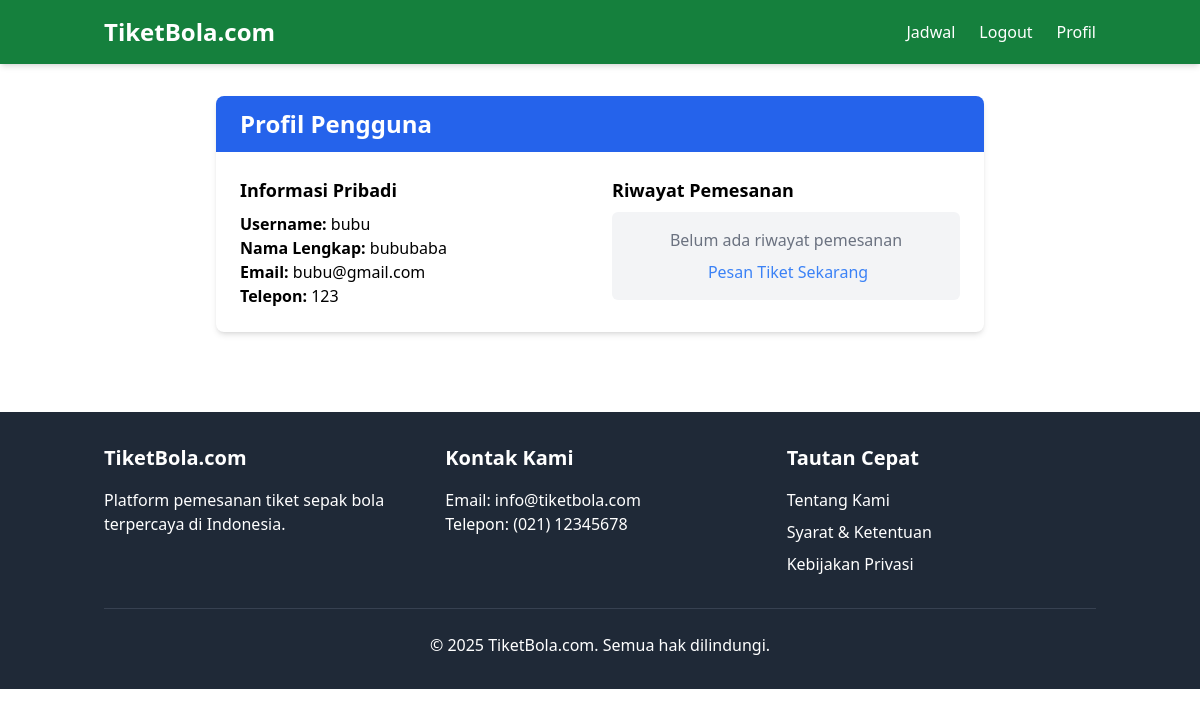
Screenshot of /profile.php (signed in) with the database file from the repository.
### tables this page shows
CREATE TABLE `users` (
  `id` int NOT NULL AUTO_INCREMENT,
  `username` varchar(50) NOT NULL,
  `password` varchar(255) NOT NULL,
  `email` varchar(100) NOT NULL,
  `full_name` varchar(100) NOT NULL,
  `phone` varchar(20) DEFAULT NULL,
  `is_admin` tinyint(1) DEFAULT '0',
  `created_at` timestamp NULL DEFAULT CURRENT_TIMESTAMP,
  PRIMARY KEY (`id`),
  UNIQUE KEY `username` (`username`),
  UNIQUE KEY `email` (`email`)
);

### profile.php (the view, shortened to what this page needs)
<?php
require_once 'config/database.php';
require_once 'includes/header.php';
$stmt = $pdo->prepare("SELECT * FROM users WHERE id = ?");
$stmt->execute([$_SESSION['user_id']]);
$user = $stmt->fetch();
$orders = $pdo->prepare("
    SELECT o.id, o.order_date, o.total_amount, o.status
    FROM orders o
    WHERE o.user_id = ?
    ORDER BY o.order_date DESC
    LIMIT 5
");
$orders->execute([$_SESSION['user_id']]);
$orders = $orders->fetchAll();
?>
<div class="container mx-auto px-4 py-8">
    <div class="max-w-3xl mx-auto bg-white rounded-lg shadow-md overflow-hidden">
        <div class="bg-blue-600 py-3 px-6">
            <h2 class="text-white text-2xl font-bold">Profil Pengguna</h2>
        </div>
        <div class="p-6">
            <div class="grid grid-cols-1 md:grid-cols-2 gap-6">
                <div>
                    <h3 class="text-lg font-semibold mb-2">Informasi Pribadi</h3>
                    <p><strong>Username:</strong> <?= htmlspecialchars($user['username']) ?></p>
                    <p><strong>Nama Lengkap:</strong> <?= htmlspecialchars($user['full_name']) ?></p>
                    <p><strong>Email:</strong> <?= htmlspecialchars($user['email']) ?></p>
                    <p><strong>Telepon:</strong> <?= htmlspecialchars($user['phone']) ?></p>
                </div>
                <div>
                    <h3 class="text-lg font-semibold mb-2">Riwayat Pemesanan</h3>
                    <?php if (!empty($orders)): ?>
                        <div class="space-y-3">
                            <?php foreach ($orders as $order):
                                $match_date = isset($order['match_date']) ? new DateTime($order['match_date']) : null;
                                $order_date = new DateTime($order['order_date']);
                            ?>
                            <div class="border rounded-md p-3 hover:bg-gray-50 transition">
                                <a href="view_ticket.php?order_id=<?= $order['id'] ?>" class="block">
                                    <div class="flex justify-between items-start">
                                        <div>
                                            <p class="font-semibold">Order #<?= $order['id'] ?></p>
                                            <?php if (isset($order['team_home'])): ?>
                                                <p class="text-sm text-gray-600">
                                                    <?= htmlspecialchars($order['team_home']) ?> vs <?= htmlspecialchars($order['team_away']) ?>
                                                </p>
                                                <?php if ($match_date): ?>
                                                    <p class="text-sm text-gray-600">
                                                        <?= $match_date->format('d M Y H:i') ?> - <?= htmlspecialchars($order['stadium']) ?>
                                                    </p>
                                                <?php endif; ?>
                                            <?php endif; ?>
                                        </div>
                                        <div class="text-right">
                                            <p class="font-bold text-green-600">
                                                Rp<?= number_format($order['total_amount'], 0, ',', '.') ?>
                                            </p>
                                            <p class="text-xs <?=
                                                $order['status'] === 'completed' ? 'text-green-500' :
                                                ($order['status'] === 'pending' ? 'text-yellow-500' : 'text-red-500')
                                            ?>">
                                                <?= ucfirst($order['status']) ?>
                                            </p>
                                            <p class="text-xs text-gray-500">
                                                <?= $order_date->format('d M Y') ?>
                                            </p>
                                        </div>
                                    </div>
                                </a>
                            </div>
                            <?php endforeach; ?>
                        </div>
                        <!-- <div class="mt-3 text-center">
                            <a href="order_history.php" class="text-blue-500 hover:text-blue-700 text-sm">
                                Lihat Semua Riwayat <i class="fas fa-arrow-right ml-1"></i>
                            </a>
                        </div> -->
                    <?php else: ?>
                        <div class="text-center py-4 bg-gray-100 rounded-md">
                            <p class="text-gray-500">Belum ada riwayat pemesanan</p>
                            <a href="matches.php" class="text-blue-500 hover:text-blue-700 mt-2 inline-block">
                                <i class="fas fa-ticket-alt mr-1"></i> Pesan Tiket Sekarang
                            </a>
                        </div>
                    <?php endif; ?>
                </div>
            </div>
        </div>
    </div>
</div>
<?php require_once 'includes/footer.php'; ?>

### rows the page displays
users: username "bubu", full_name "bububaba", email "bubu@gmail.com", phone "123"
